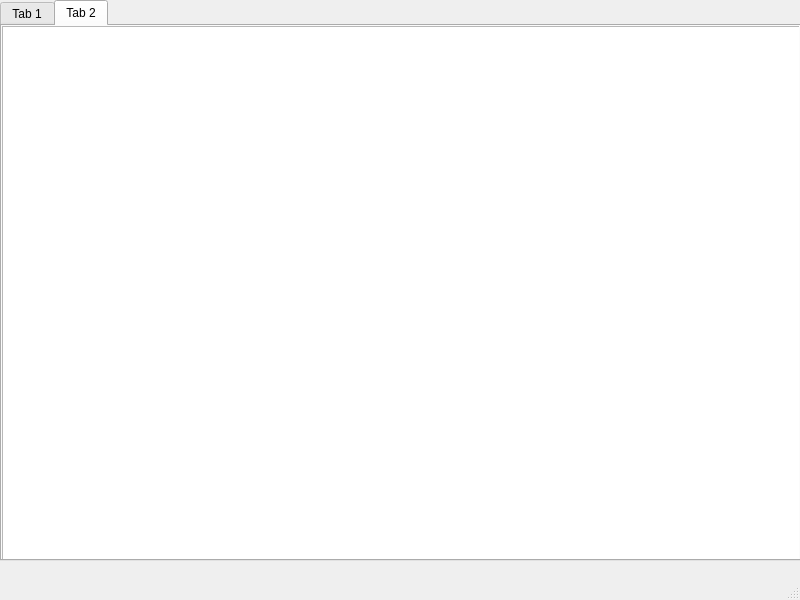
<?xml version="1.0" encoding="UTF-8"?>
<ui version="4.0">
 <class>MainWindow</class>
 <widget class="QMainWindow" name="MainWindow">
  <property name="geometry">
   <rect>
    <x>0</x>
    <y>0</y>
    <width>800</width>
    <height>600</height>
   </rect>
  </property>
  <property name="windowTitle">
   <string>MainWindow</string>
  </property>
  <widget class="QWidget" name="centralwidget">
   <widget class="QTabWidget" name="tabWidget">
    <property name="geometry">
     <rect>
      <x>0</x>
      <y>0</y>
      <width>801</width>
      <height>561</height>
     </rect>
    </property>
    <property name="currentIndex">
     <number>1</number>
    </property>
    <widget class="QWidget" name="tab">
     <attribute name="title">
      <string>Tab 1</string>
     </attribute>
     <widget class="QPushButton" name="pushButton">
      <property name="geometry">
       <rect>
        <x>150</x>
        <y>130</y>
        <width>75</width>
        <height>23</height>
       </rect>
      </property>
      <property name="text">
       <string>Add</string>
      </property>
     </widget>
     <widget class="QPushButton" name="pushButton_2">
      <property name="geometry">
       <rect>
        <x>280</x>
        <y>130</y>
        <width>75</width>
        <height>23</height>
       </rect>
      </property>
      <property name="text">
       <string>Delete</string>
      </property>
     </widget>
     <widget class="QPushButton" name="pushButton_3">
      <property name="geometry">
       <rect>
        <x>150</x>
        <y>180</y>
        <width>75</width>
        <height>23</height>
       </rect>
      </property>
      <property name="text">
       <string>HideTab</string>
      </property>
     </widget>
     <widget class="QPushButton" name="pushButton_4">
      <property name="geometry">
       <rect>
        <x>280</x>
        <y>180</y>
        <width>75</width>
        <height>23</height>
       </rect>
      </property>
      <property name="text">
       <string>TabVisible</string>
      </property>
     </widget>
     <widget class="QPushButton" name="pushButton_5">
      <property name="geometry">
       <rect>
        <x>150</x>
        <y>230</y>
        <width>75</width>
        <height>23</height>
       </rect>
      </property>
      <property name="text">
       <string>TabShape</string>
      </property>
     </widget>
    </widget>
    <widget class="QWidget" name="tab_2">
     <attribute name="title">
      <string>Tab 2</string>
     </attribute>
     <widget class="QTableWidget" name="tableWidget">
      <property name="geometry">
       <rect>
        <x>0</x>
        <y>0</y>
        <width>801</width>
        <height>541</height>
       </rect>
      </property>
     </widget>
    </widget>
   </widget>
  </widget>
  <widget class="QMenuBar" name="menubar">
   <property name="geometry">
    <rect>
     <x>0</x>
     <y>0</y>
     <width>800</width>
     <height>21</height>
    </rect>
   </property>
  </widget>
  <widget class="QStatusBar" name="statusbar"/>
 </widget>
 <resources/>
 <connections/>
</ui>
